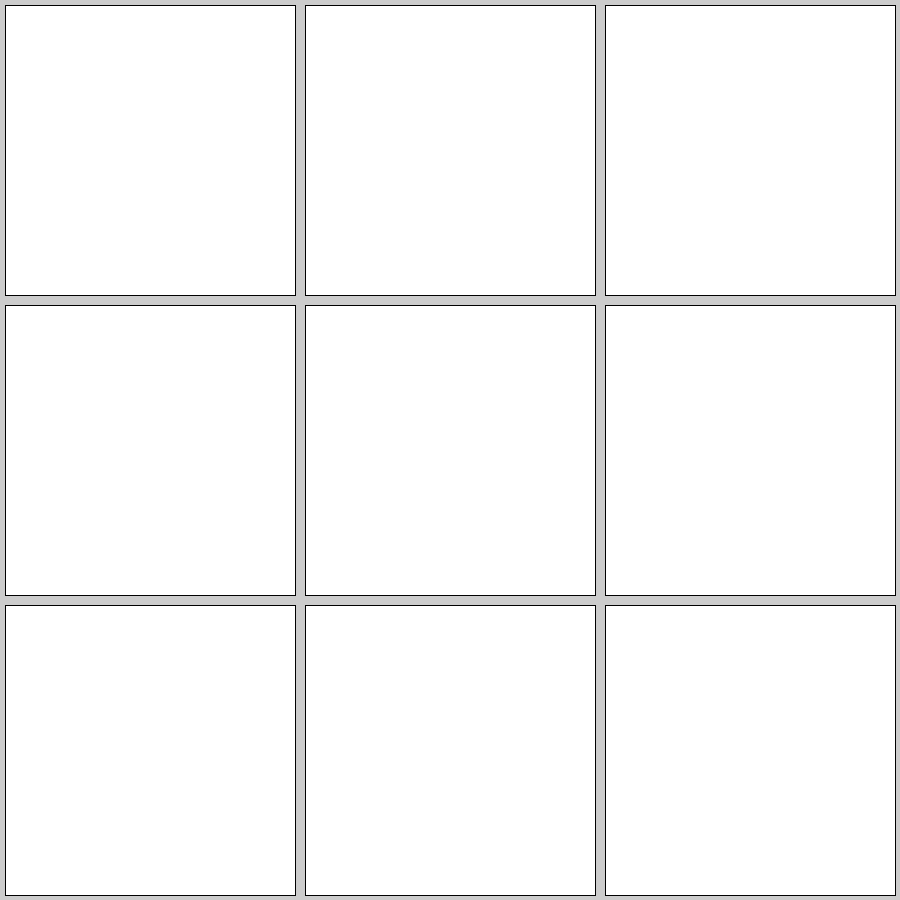
Frame 1 (no input)
Frame 60 (the mouse pressed at the canvas centre just before this capture): identical to frame 1, image omitted
Frame 120 (the mouse held since frame 60 and released just before this capture): identical to frame 1, image omitted

The Processing sketch that drew this single still picture (run headless with seeded random() and noise(); from frame 60 on, the mouse is pressed at the canvas centre):

// Processing sketch: quantum_t3new
// ── quantum_t3new.pde
int ncellx = 3;
int ncelly = 3;
int dcellx = 300;
int dcelly = 300;

Qubit qubits[][] = new Qubit[ncelly][ncelly];

int imove=0;

ArrayList<Qlink> qlinks = new ArrayList();

boolean gamewon=false;

void settings() {
  size(ncellx*dcellx,ncelly*dcelly);
}


void setup() {
  gamewon=false;
  
  for(int ix=0; ix<ncellx; ix++) {
    for(int iy=0; iy<ncelly; iy++) {
      qubits[ix][iy] = new Qubit(ix*dcellx,iy*dcelly,dcellx,dcelly);
    }
  }
}

void draw() {
   for(int ix=0; ix<ncellx; ix++) {    
     for(int iy=0; iy<ncelly; iy++) {
        qubits[ix][iy].drawCell();       
     }     
   }
}

Qubit qdrag = null;
Qubit qdrop = null;

void mousePressed() {
   println("mouse pressed at: "+ mouseX/dcellx+"  "+mouseY/dcelly);
   qdrag = getcell(mouseX,mouseY);   
}

void mouseReleased() {
  if(gamewon) {
    setup();
    return;
  }
  
   println("mouse released at: "+ mouseX/dcellx+"  "+mouseY/dcelly);
   qdrop = getcell(mouseX, mouseY);
   
   // DRAG / DROP move for entangled cells     
   if(qdrag!=qdrop) { 
          
     qdrag.setState(imove%2+2);
     qdrop.setState(imove%2+2);

     addlink(qdrag,qdrop);
     
   } else {
      qdrop.setState((imove%2));
   }
   
   gamewon=checkwin();
   imove++;
}

void addlink(Qubit qdrag, Qubit qdrop) {
  qlinks.add(new Qlink(qdrag,qdrop));
}

boolean checkLoop(Qubit qs) {
    boolean inloop=false;
    
    for(int iq=0; iq<qlinks.size(); iq++) {
      Qlink qlink = qlinks.get(iq);

      if (qs==qlink.getLeftQubit() || qs==qlink.getRightQubit()) {
        inloop=true;
      }
    }  
    
    return inloop;
}

Qubit getcell(int mx, int my) {
   Qubit qcell = null;
   
   for(int ix=0; ix<ncellx; ix++) {    
     for(int iy=0; iy<ncelly; iy++) {
        if(qubits[ix][iy].testMouse(mx,my)) {
          qcell=qubits[ix][iy];
          break;
        }
     }     
   }
   
   return qcell;
}

boolean checkwin() {
  Qubit qa;
  Qubit qb;
  Qubit qc;
  
  for(int ix=0; ix<ncellx; ix++) {
    qa=qubits[ix][0];
    qb=qubits[ix][1];
    qc=qubits[ix][2];
    
    if(qa.getState()==0 || qa.getState()==1) {
      if(qa.getState()==qb.getState() && qb.getState()==qc.getState()) {
        qa.setWin();
        qb.setWin();
        qc.setWin();
        return true;
      }
    }
  }
  
  for(int iy=0; iy<ncelly; iy++) {
    qa=qubits[0][iy];
    qb=qubits[1][iy];
    qc=qubits[2][iy];
    
    if(qa.getState()==0 || qa.getState()==1) {    
      if(qa.getState()==qb.getState() && qb.getState()==qc.getState()) {
        qa.setWin();
        qb.setWin();
        qc.setWin();
        return true;
      }
    }
  }
  
  qa=qubits[0][0];
  qb=qubits[1][1];
  qc=qubits[2][2];
  
  if(qa.getState()==0 || qa.getState()==1) {
    if(qa.getState()==qb.getState() && qb.getState()==qc.getState()) {
      qa.setWin();
      qb.setWin();
      qc.setWin();
      return true;
    }  
  }
  
  qa=qubits[0][2];
  qb=qubits[1][1];
  qc=qubits[2][0];
  
  if(qa.getState()==0 || qa.getState()==1) {
    if(qa.getState()==qb.getState() && qb.getState()==qc.getState()) {
      qa.setWin();
      qb.setWin();
      qc.setWin();
      return true;
    } 
  }
  
  return false;
}
// ── qlink.pde
class Qlink {
  
  Qubit qleft;
  Qubit qright;
  
  public Qlink(Qubit qleft, Qubit qright) {
    this.qleft = qleft;
    this.qright = qright;
  }
  
  Qubit getLeftQubit() {
    return qleft;
  }
  Qubit getRightQubit() {
    return qright;
  }
}
// ── qubit.pde
class Qubit 
{
 static final int xoff = 5; 
 static final int yoff = 5; 
 
 int tsize;
 int toffs;


 static final int STATE_00 = 0;
 static final int STATE_11 = 1;
 static final int STATE_01 = 2;
 static final int STATE_10 = 3;
 static final int NO_STATE = 4; 
 
 String pieces[] = { "00", "11", "01", "10", "  " };
 
 int xp=0;
 int yp=0;
 int sx=0;
 int sy=0;
 
 int bgfill = color(255,255,255);
 
 int state = NO_STATE;
 
 int iframe = 0;
 
 color redtext = color(255,0,0);
 color bluetext = color(0,0,255);
 color blacktext = color(0,0,0);
 color txfill = blacktext;
 
 public Qubit(int xp, int yp, int sx, int sy) {
   
   this.state=NO_STATE;
   
   this.xp=xp;
   this.yp=yp;
   this.sx=sx;
   this.sy=sy;
   
   tsize = sx - xoff;
   toffs = xoff+(int)(sx*0.75);
 }
 
 public void setState(int state) {
   this.state=state;
 }
 
 public int getState() {
   return state;
 }
 
 public void setLoop() {
   txfill=redtext;  
 }
 
 public void setWin() {
   bgfill=128;  
   txfill=bluetext;
 }
 
 public void drawCell() {
   
   fill(bgfill);
   rect(xp+xoff,yp+yoff,sx-2*xoff,sy-2*yoff);
       
   textSize(tsize);
   fill(txfill);
   text(pieces[state].charAt(iframe%2),xp+toffs,yp+toffs);
   
   iframe++;
 }
 
 boolean testMouse(int mx, int my) {
   
   if((mx>xp)&&(mx<xp+sx)&&(my>yp)&&(my<yp+sy)){
     return true;
   }
   
   return false;
 }
}
